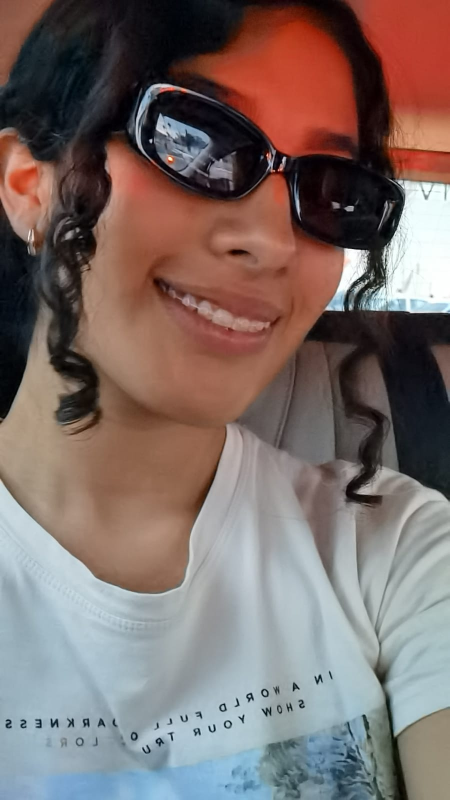
#> input picture Image Processing/data/MyPic.jpeg, 899 x 1599 px, found by its file name (shown at 1/2 size)
$ jupyter execute 'Homogeneous coordinates - Manipulation.ipynb'   (shell and % lines are left out)
#> lines starting #> are read from the running program, lines starting #| are printed output that depends on the picture
[cell 1]
import numpy as np
import skimage.io
import skimage.viewer
import matplotlib.pyplot as plt
import ipympl
from PIL import Image
from scipy import ndimage as ndi

### Read Image

[cell 2]
img = skimage.io.imread(fname="MyPic.jpeg")
#> img is the input picture: shape (1599, 899, 3); mean R, G, B 124.5, 108.7, 105.1

### Image in gray colors

[cell 3]
image = img[:,:,1]
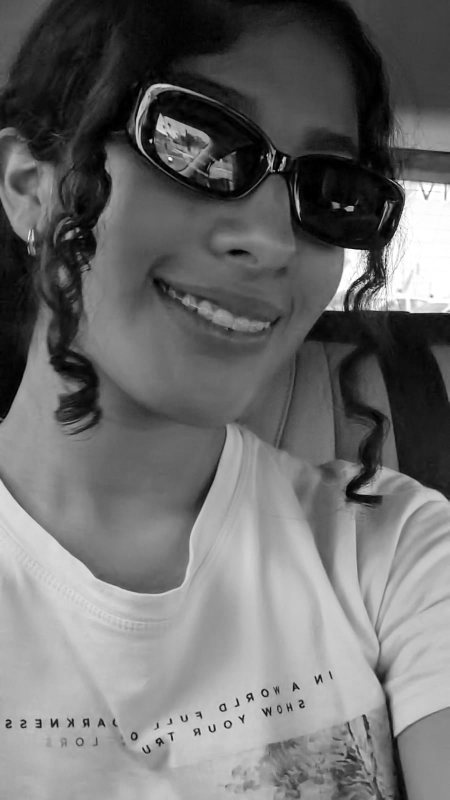
#> image: shape (1599, 899) (shown at 1/2 size); min 0, max 255, mean 108.7
w, h = image.shape
#> w = 1599; h = 899
plt.imshow(image, cmap="gray")

### Create Identity Matrix

[cell 4]
mat_identity = np.array([[1,0,0],[0,1,0],[0,0,1]])
image1 = ndi.affine_transform(image, mat_identity) # apply affine transformation to the identity matrix

[cell 5]
plt.imshow(image1, cmap="gray") # original imagen with original identity matrix.

### Scale

[cell 6]
def scale(img, s_x, s_y):
#> called with s_x = 1.5, s_y = 0.5
    mat_scale = np.array([[s_x,0,0],[0,s_y,0],[0,0,1]]) #scale image matrix in x and y.
    return ndi.affine_transform(img, mat_scale) # apply affine transformation to it.

[cell 7]
plt.imshow(scale(image, 1.5,0.5), cmap="gray")

### Move

[cell 8]
def move(img, t_x, t_y):
#> called with t_x = 500, t_y = 100
    mat_scale = np.array([[1,0,t_y],[0,1,-t_x],[0,0,1]]) #scale image matrix in x and y.
    return ndi.affine_transform(img, mat_scale) # apply affine transformation to it.
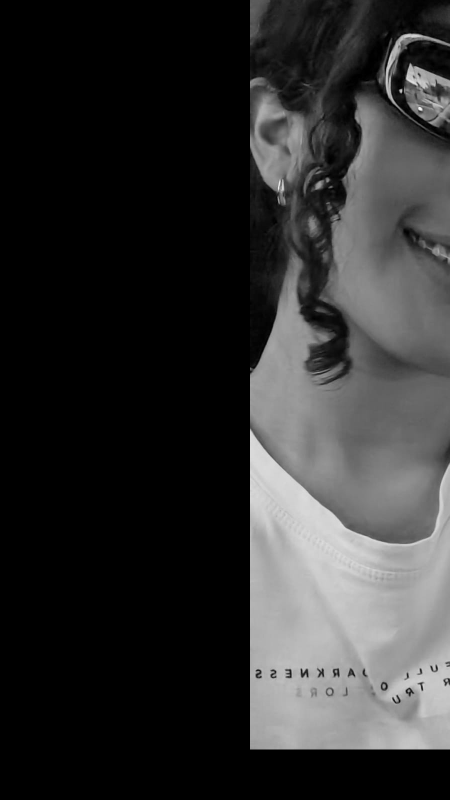
#> returned value: shape (1599, 899) (shown at 1/2 size); min 0, max 250, mean 47.4

[cell 9]
plt.imshow(move(image, 500,100), cmap="gray")

### Reflect

[cell 10]
def reflect(img, axis = 0): #Axis: 0 - y; 1 - x
#> called with axis = 1
    if axis == 0: mat_reflect = np.array([[1,0,0],[0,-1,0],[0,0,1]]) @ np.array([[1,0,0],[0,1,-h],[0,0,1]])
    else: mat_reflect = np.array([[-1,0,0],[0,1,0],[0,0,1]]) @ np.array([[1,0,-w],[0,1,0],[0,0,1]])
#> mat_reflect = [[-1, 0, 1599], [0, 1, 0], [0, 0, 1]]
    return ndi.affine_transform(img, mat_reflect) # offset=(0,h)
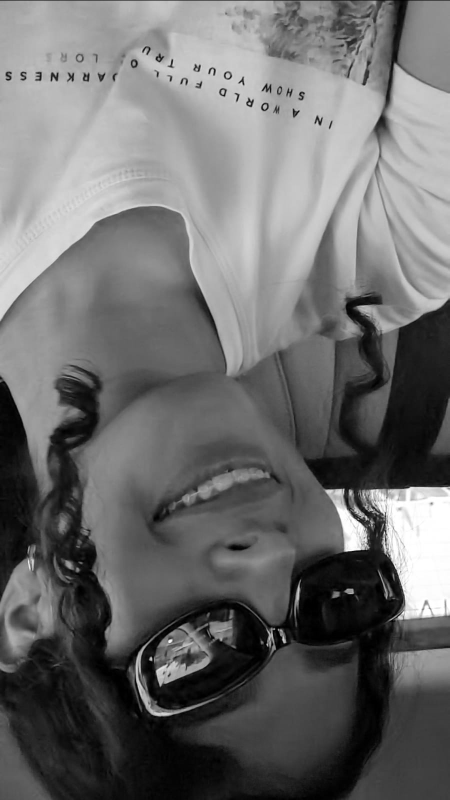
#> returned value: shape (1599, 899) (shown at 1/2 size); min 0, max 255, mean 108.7

[cell 11]
plt.imshow(reflect(image, 1), cmap="gray")

### Rotate
##### Theta is the one who manages how much we want to rotate our image

[cell 12]
def rotate(myimg, theta):
#> called with theta = 0.524
    mat_rotate = np.array([[1,0,w/2],[0,1,h/2],[0,0,1]]) @ np.array([[np.cos(theta),np.sin(theta),0],[np.sin(theta),-np.cos(theta),0],[0,0,1]]) @ np.array([[1,0,-w/2],[0,1,-h/2],[0,0,1]])
    return ndi.affine_transform(myimg, mat_rotate)
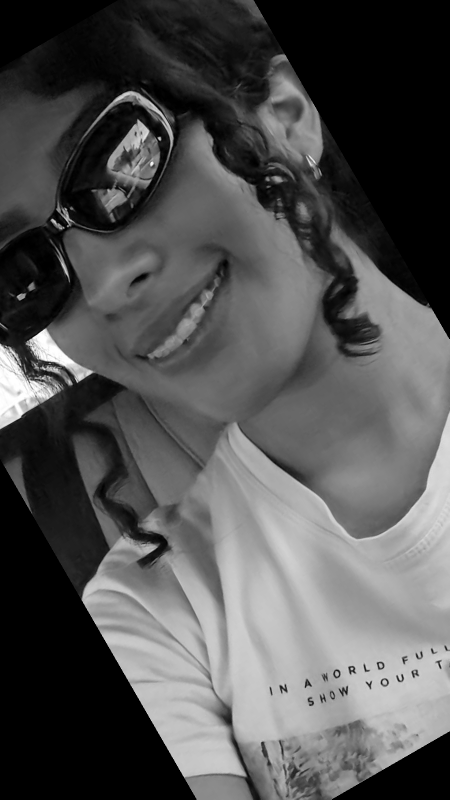
#> returned value: shape (1599, 899) (shown at 1/2 size); min 0, max 255, mean 82.6

[cell 13]
plt.imshow(rotate(image, np.pi/6), cmap="gray")

### Shear
##### Lambda tells us how much we want to shear our image

[cell 14]
def shear(myimg, lambda1):
#> called with lambda1 = 0.5
    mat_shear = np.array([[1,lambda1,0],[lambda1,1,0],[0,0,1]]) # identity matrix with lambda modifier.
    return ndi.affine_transform(myimg, mat_shear)
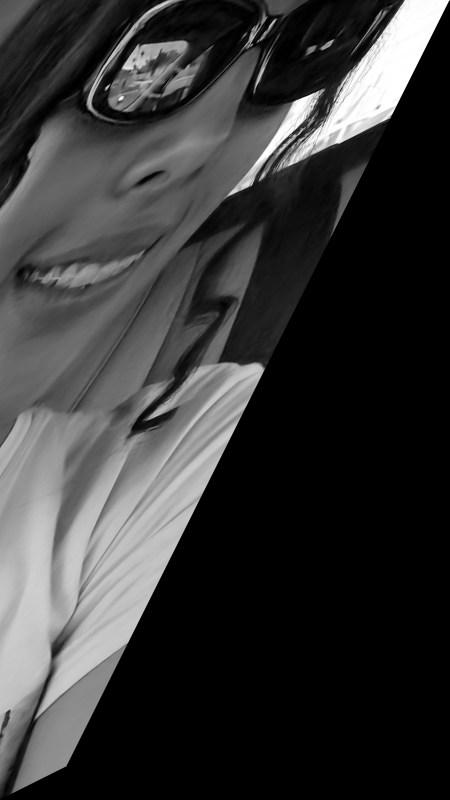
#> returned value: shape (1599, 899) (shown at 1/2 size); min 0, max 255, mean 54.8

[cell 15]
plt.imshow(shear(image, 0.5), cmap="gray")

### Warp
##### We select our points of interest and projection matrix and apply the transform.warp function from skimage.

    estimate_transform(ttype, src, dst)
        - ttype:
         {‘euclidean’,similarity’,‘affine’,‘piecewise-affine’,‘projective’,‘polynomial’}
        - src: points of interest
        - dst: projection

[cell 16]
from skimage import transform

def warp(myimg, points_of_interest, proyection):
    tform = transform.estimate_transform('projective', points_of_interest, projection)
    return transform.warp(myimg, tform.inverse, mode = 'symmetric')
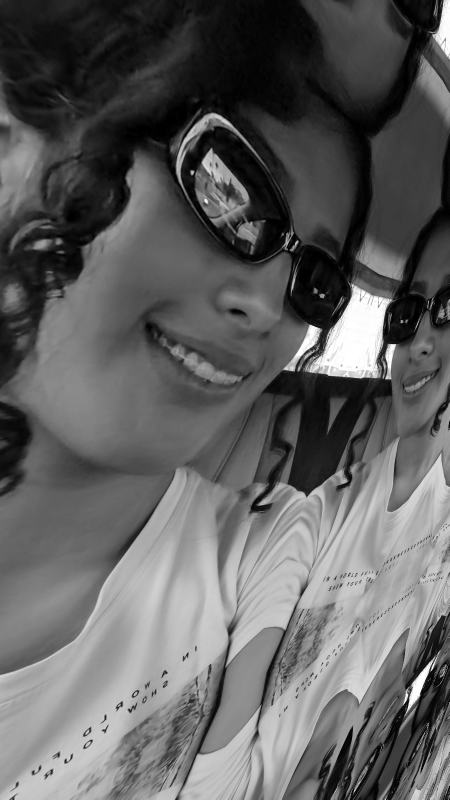
#> returned value: shape (1599, 899) float64 (shown at 1/2 size); min 0, max 1, mean 0.381


points_of_interest = np.array([[360, 110],
                               [420, 270],
                               [130, 400],
                               [100, 280]])

projection = np.array([[500, 200],
                       [500, 390],
                       [100, 390],
                       [100, 200]])
plt.imshow(warp(image, points_of_interest, projection), cmap="gray")

### Several modifications

[cell 17]
img = scale(image, 1.5, 1.5)
#> call 2 of scale, with s_x = 1.5, s_y = 1.5
#> in scale (call 2), `return ndi.affine_transform(img, mat_scale)`:
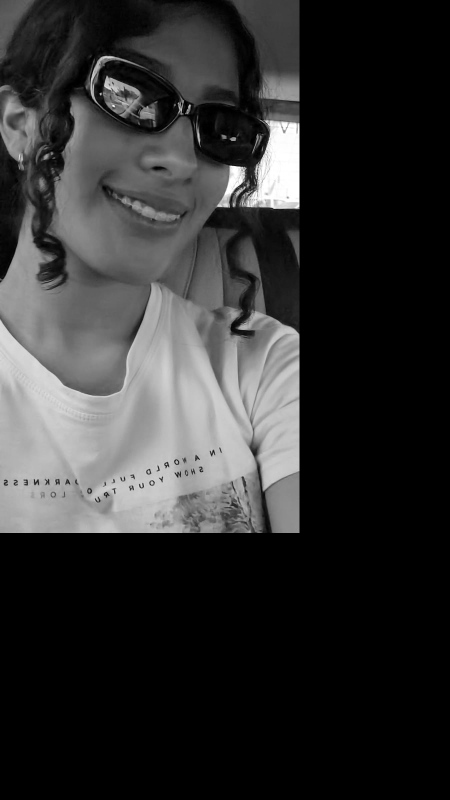
#> returned value: shape (1599, 899) (shown at 1/2 size); min 0, max 255, mean 48.3
img = reflect(img, 1)
#> call 2 of reflect, with axis = 1
#> in reflect (call 2), `return ndi.affine_transform(img, mat_reflect)`:
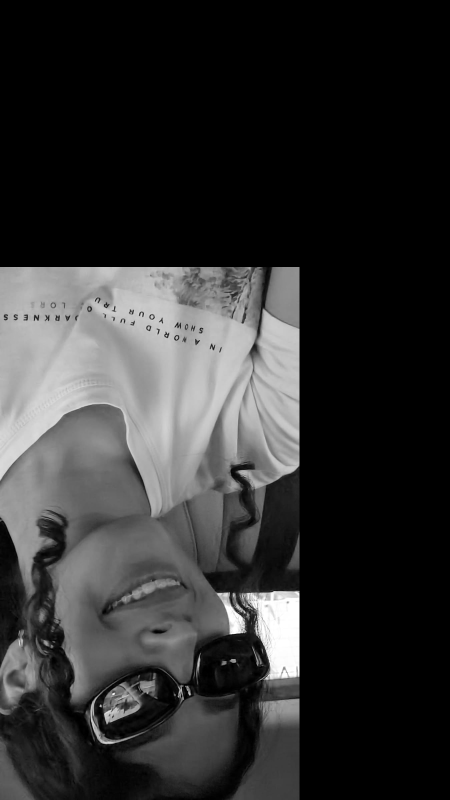
#> returned value: shape (1599, 899) (shown at 1/2 size); min 0, max 255, mean 48.3
img = move(img, 150, 250)
#> call 2 of move, with t_x = 150, t_y = 250
#> in move (call 2), `return ndi.affine_transform(img, mat_scale)`:
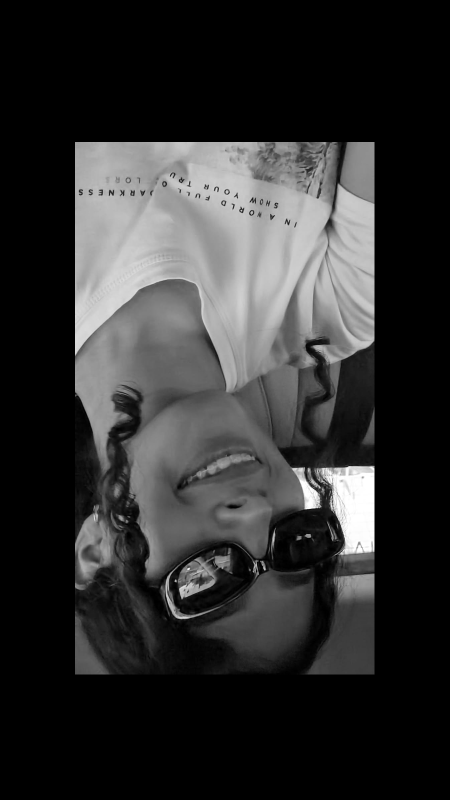
#> returned value: shape (1599, 899) (shown at 1/2 size); min 0, max 255, mean 48.3
img = rotate(img, np.pi/5)
#> call 2 of rotate, with theta = 0.628
#> in rotate (call 2), `return ndi.affine_transform(myimg, mat_rotate)`:
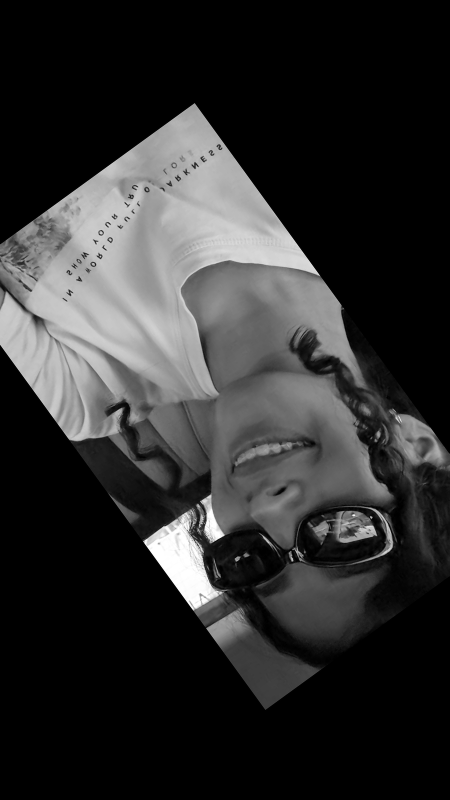
#> returned value: shape (1599, 899) (shown at 1/2 size); min 0, max 255, mean 47
